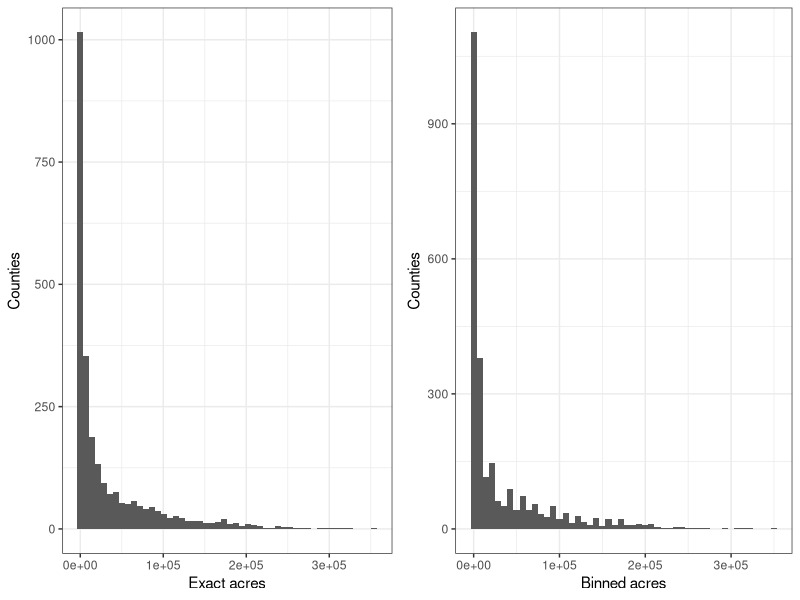

The R script that drew this image:
## ---- chunk 1
list.of.packages <- c("ggplot2", "gridExtra")
new.packages <- list.of.packages[!(list.of.packages %in% installed.packages()[,"Package"])]
if(length(new.packages)) install.packages(new.packages)

library(ggplot2)
library(gridExtra)
## ---- chunk 2
crops_real <- read.csv("data/crops_real.csv")
crops_binned <- read.csv("data/crops_binned.csv")

p1 <- ggplot(crops_real, aes(x=Acres)) +
  geom_histogram(bins=50) + 
  theme_bw() + 
  ylab("Counties") + 
  xlab("Exact acres")

p2 <- ggplot(crops_binned, aes(x=Acres)) +
  geom_histogram(bins=50) + 
  theme_bw() + 
  ylab("Counties") + 
  xlab("Binned acres")

grid.arrange(p1, p2, ncol=2)
## ---- chunk 3
true_lambda <- 1/mean(crops_real$Acres)
tau <- 5000
mle = log(tau/mean(crops_binned$Acres) + 1) / tau
left_bin <- 1/mean(crops_binned$Acres)
mid_bin <- 1/mean(crops_binned$Acres + tau / 2)

df <- round(rbind(c(true_lambda, mle, left_bin, mid_bin), 
                  (c(true_lambda, mle, left_bin, mid_bin) - true_lambda) / true_lambda), 6)
colnames(df) <- c("True lambda", "MLE", "Bin left", "Bin center")
rownames(df) <- c("Value", "Relative difference from true lambda")
df
